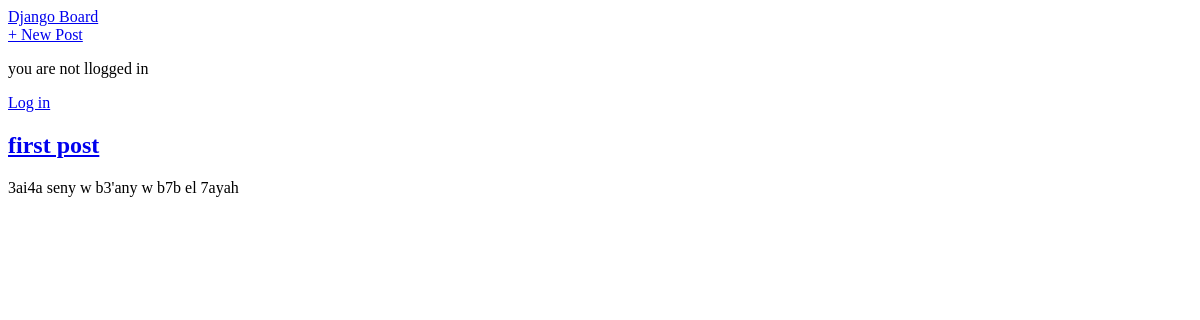
Before: / with the older database file.
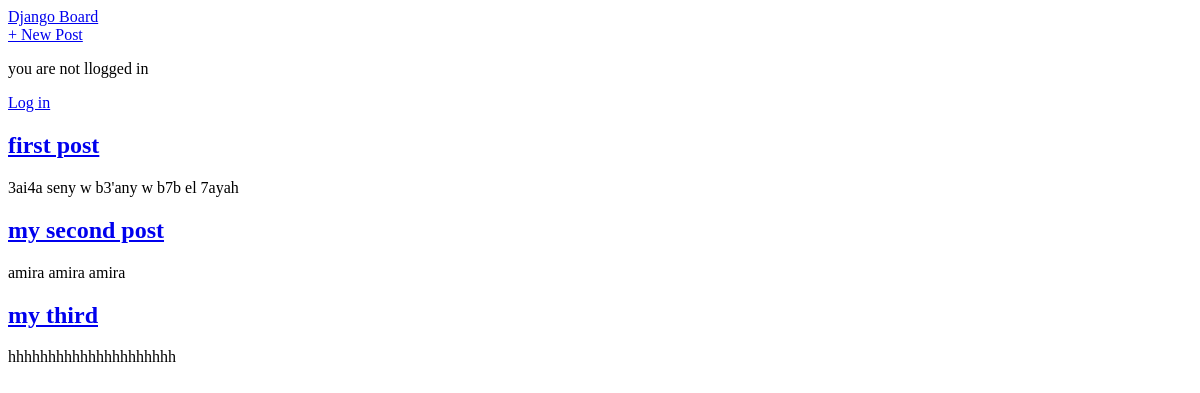
After: the same page with the newer database file.
### topic/models.py (models this page shows, shortened)
class Post(models.Model):
    title =models.CharField(max_length=100)
    author=models.ForeignKey("auth.User",on_delete=models.CASCADE,)
    body =models.TextField()

### topic/views.py (the view)
# urls.py: path("",TopicListView.as_view(),name="home"),
class TopicListView(ListView):
    model = Post
    template_name ="home.html"

### templates/home.html
{% extends 'base.html' %}
{% block content %}
    {% for post in object_list %}
        <div class ="post-entery">
            <h2><a href ="{%url 'post_detail' post.pk%}">{{post.title}}</a></h2>
            <p>{{post.body}}</p>
        </div>
    {% endfor %}
{% endblock content %}

### templates/base.html (shortened to what this page needs)
{% load static %}
<html>
        <head>
        </head>
        <body>
            <header>
                <div class="nav-left"
                    <h1><a href={%url 'home'%}>Django Board</a></h1>
                </div>
                <div class ="nav-right">
                   <a href ={%url 'post_new'%}>+ New Post</a>
                </div>
            </header>
            {% if user.is_authenticated %}
                <p>Hi {{user.username}}</p>
                <p> <a href={%url 'logout'%}>Log out</a></p>
            {% else %}
                <p>you are not llogged in</p>
                <p><a href={%url 'login'%}>Log in</a></p>
            {% endif %}
                <div>
                  {% block content %}
                  {% endblock content %}
                </div>
        </body>
</html>

Changed rows visible on the page:
added Post: title "my second post", body "amira amira amira"
added Post: title "my third", body "hhhhhhhhhhhhhhhhhhhhh"
